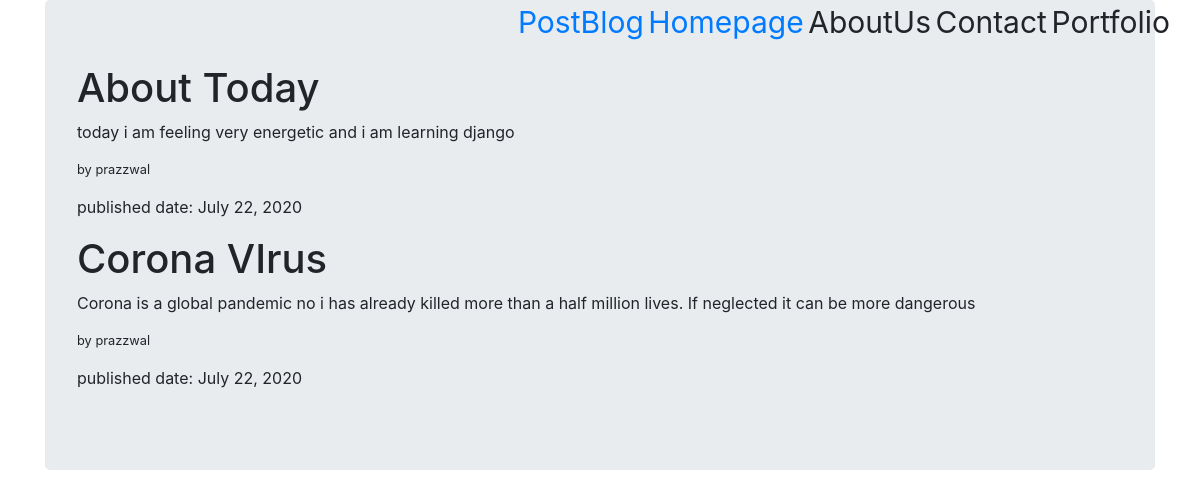
The page / on the database its author committed.
### blogapp/models.py (models this page shows, shortened)
class Post(models.Model):
    title = models.CharField(max_length = 200)
    post = models.TextField()
    author = models.ForeignKey(User, on_delete = models.CASCADE)
    date_published = models.DateField(default = timezone.now())

### blogapp/views.py (the view)
# urls.py: path('', views.homepage, name = 'index'),
def homepage(request):
    name = Post.objects.order_by('date_published')
    dict = {'name':name}
    return render(request, 'blogapp/home.html', context = dict)

### templates/blogapp/home.html
{% extends 'blogapp/base.html' %}
{% block content %}
<div class="container">
  <div class="jumbotron">
    {% if name %}
    {% for n in name %}
    <h1 class="top">{{n.title}}</h1>
    <p>{{n.post}}</p>
    <p class="small">by {{n.author}}</p>
    <p>published date: {{n.date_published}}</p>
    {% endfor %}
    {% else %}
    <p>No thing to show</p>
    {% endif %}
  </div>
</div>
{% endblock %}

### templates/blogapp/base.html (shortened to what this page needs)
<!DOCTYPE html>
{% load static %}
<html lang="en" dir="ltr">
  <head>
    <link rel="stylesheet" href="{% static 'css/blog.css' %}">
    <link rel="stylesheet" href="https://stackpath.bootstrapcdn.com/bootstrap/4.5.0/css/bootstrap.min.css">
  </head>
  <body>
    <nav>
      <ul>
        <li><a href="{% url 'formpage' %}">PostBlog</a></li>
        <li><a href="{% url 'index' %}">Homepage</a></li>
        <li><a href="#"></a>AboutUs</li>
        <li><a href="#"></a>Contact</li>
        <li><a href="#"></a>Portfolio</li>
      </ul>
    </nav>
  {% block content %}
  {% endblock %}
  </body>
</html>

### static/css/blog.css (style rules this page uses)
nav ul { float: right; margin-right: 30px; }
nav ul li { display: inline-block; text-align: center; font-size: 30px; }

### rows shown on the page
Post: title "About Today", post "today i am feeling very energetic and i am learning django", author "prazzwal", date_published "July 22, 2020"
Post: title "Corona VIrus", post "Corona is a global pandemic no i has already killed more than a half million lives. If neglected it can be more dangerous", author "prazzwal", date_published "July 22, 2020"
